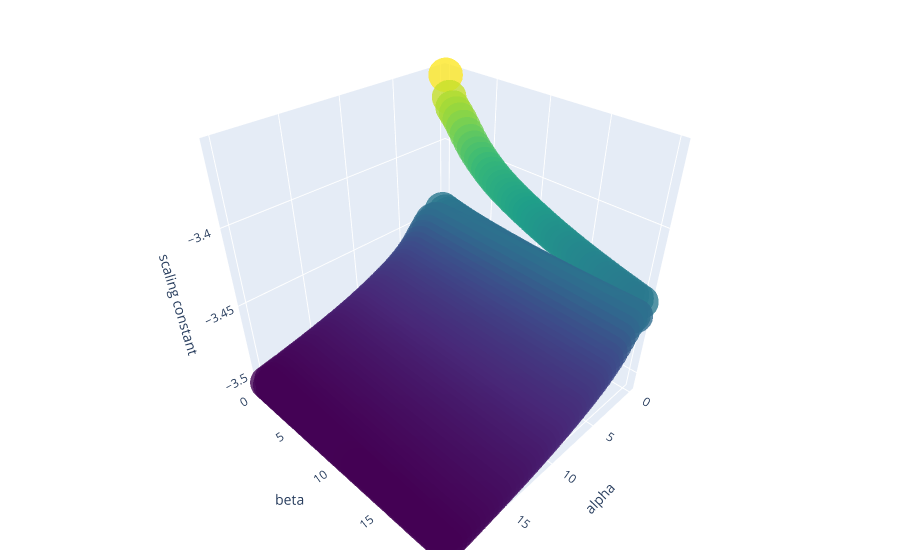

Notebook cell for this chart:
### Code cell
graph_objects(c2s)

### Figure 1 — Plotly figure (JSON) as saved in the notebook; plotly's stock layout.template omitted (floating-point values rounded to 4 significant figures; data arrays with more than 128 entries replaced by an {"elided": "..."} marker saying what was removed)
{"data": [{"marker": {"color": {"elided": "2500 float values"}, "colorscale": [[0, "#440154"], [0.1111, "#482878"], [0.2222, "#3e4989"], [0.3333, "#31688e"], [0.4444, "#26828e"], [0.5556, "#1f9e89"], [0.6667, "#35b779"], [0.7778, "#6ece58"], [0.8889, "#b5de2b"], [1, "#fde725"]], "opacity": 0.8, "size": 12}, "mode": "markers", "type": "scatter3d", "x": {"elided": "2500 float values"}, "y": {"elided": "2500 float values"}, "z": {"elided": "2500 float values"}}], "layout": {"margin": {"b": 10, "l": 10, "r": 20, "t": 10}, "scene": {"xaxis": {"title": {"text": "alpha"}}, "yaxis": {"title": {"text": "beta"}}, "zaxis": {"title": {"text": "scaling constant"}}}}}
